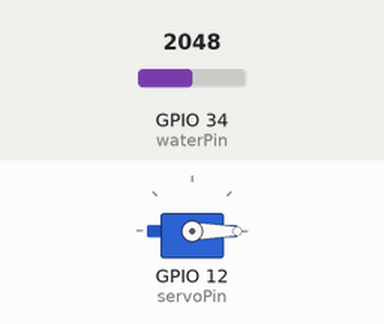
A sketch run on a simulated ESP32. On the bench: servo. The inputs (shaded band) are chosen by the test bench; at power-on: GPIO 34 (waterPin) = 2048. What the sketch prints to the serial monitor is not drawn.

Above: at 0.3 s.
Timing chart, 0 to 1.8 s (numbered marks = the images above):
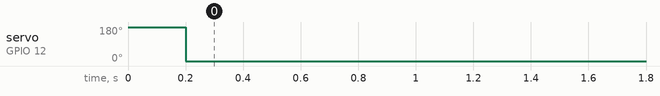

The sketch:

pj5_2_Auto_window.ino
```cpp
#include <ESP32_Servo.h>
Servo myservo;
#define servoPin 12
#define waterPin 34


void setup() {
  Serial.begin(9600);
  pinMode(waterPin, INPUT);
  myservo.attach(servoPin);
  myservo.write(180);
  delay(200);
}

void loop() {
  int water_val = analogRead(waterPin);
  Serial.println(water_val);
  if(water_val > 1500) {
    myservo.write(0);
    delay(200);
  }
  else {
    myservo.write(180);
    delay(200);
  }
}
```

Measured:
- by itself, servo on GPIO 12 (servoPin): 180° → 0° at 0.20 s
